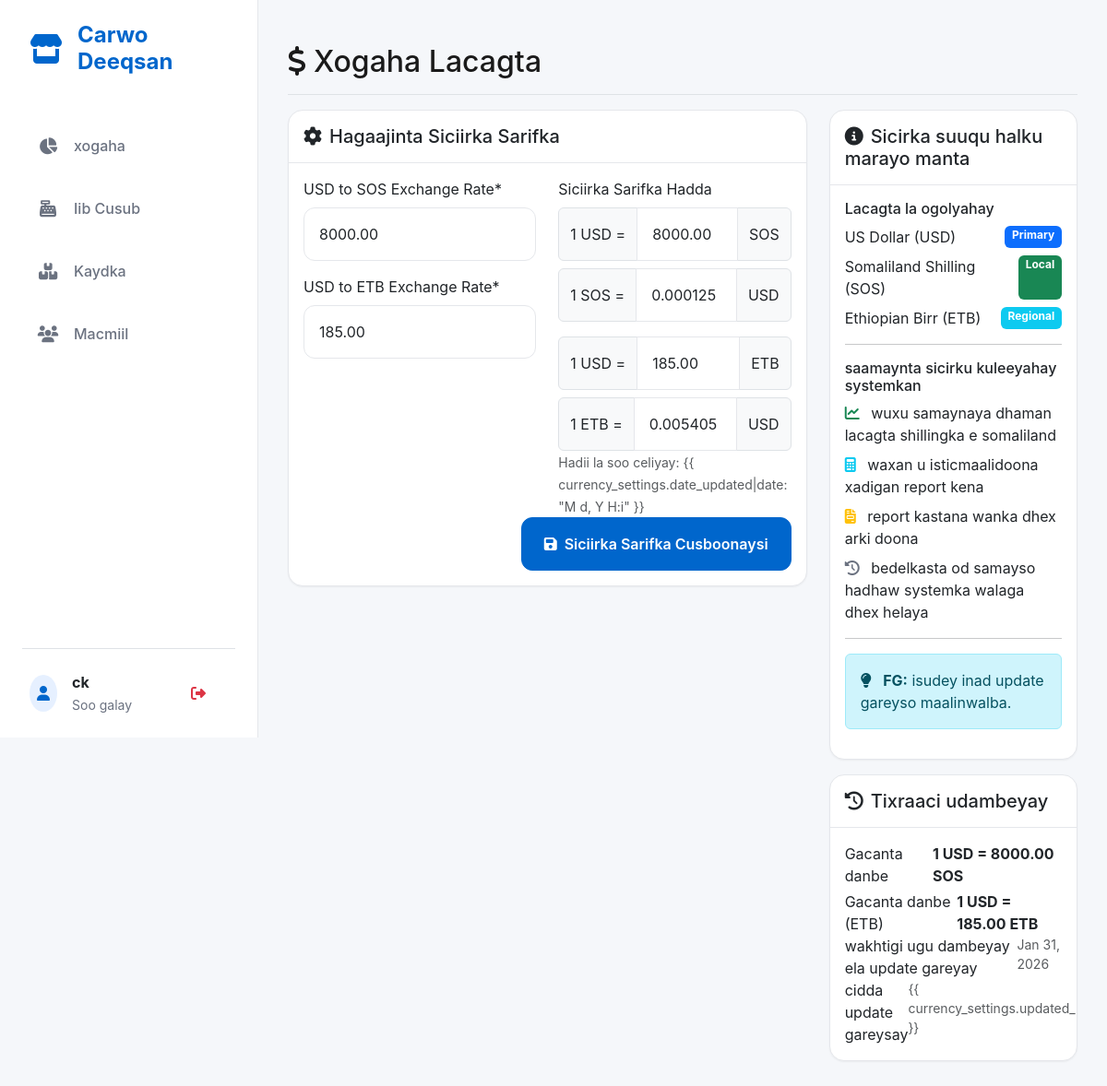
The page /currency-settings/ (signed in) on the database its author committed.
### core/models.py (models this page shows, shortened)
class User(AbstractUser):
    phone = models.CharField(max_length=15, blank=True, null=True)
    date_created = models.DateTimeField(auto_now_add=True)
    date_updated = models.DateTimeField(auto_now=True)
    class Meta:
        verbose_name = "Admin User"
        verbose_name_plural = "Admin Users"

class CurrencySettings(models.Model):
    usd_to_sos_rate = models.DecimalField(
        max_digits=10,
        decimal_places=2,
        default=8000.00,
        verbose_name="USD to SOS Exchange Rate"
    )
    sos_to_usd_rate = models.DecimalField(
        max_digits=10,
        decimal_places=6,
        default=0.000125,
        verbose_name="SOS to USD Exchange Rate"
    )
    usd_to_etb_rate = models.DecimalField(
        max_digits=10,
        decimal_places=2,
        default=100.00,
        verbose_name="USD to ETB Exchange Rate"
    )
    etb_to_usd_rate = models.DecimalField(
        max_digits=10,
        decimal_places=6,
        default=0.01,
        verbose_name="ETB to USD Exchange Rate"
    )
    date_updated = models.DateTimeField(auto_now=True)
    updated_by = models.ForeignKey(User, on_delete=models.SET_NULL, null=True)
    class Meta:
        verbose_name = "Currency Setting"
        verbose_name_plural = "Currency Settings"

### core/views.py (the view)
# urls.py: path('currency-settings/', views.currency_settings_view, name='currency_settings'),
@superuser_required
def currency_settings_view(request):
    currency_settings = CurrencySettings.objects.first()
    if request.method == 'POST':
        form = CurrencySettingsForm(request.POST, instance=currency_settings)
        if form.is_valid():
            settings = form.save(commit=False)
            settings.updated_by = request.user
            settings.save()
            log_audit_action(
                request.user, 'CURRENCY_UPDATED', 'CurrencySettings', settings.id,
                f'Updated exchange rate to {settings.usd_to_sos_rate}',
                request.META.get('REMOTE_ADDR')
            )
            messages.success(request, 'Currency settings updated successfully!')
            return redirect('core:currency_settings')
    else:
        form = CurrencySettingsForm(instance=currency_settings)
    context = {
        'form': form,
        'currency_settings': currency_settings,
    }
    return render(request, 'core/currency_settings.html', context)

### core/forms.py (shortened to what this page needs)
class CurrencySettingsForm(forms.ModelForm):
    class Meta:
        model = CurrencySettings
        fields = ['usd_to_sos_rate', 'usd_to_etb_rate']
        widgets = {
            'usd_to_sos_rate': forms.NumberInput(attrs={
                'step': '0.01',
                'min': '0.01',
                'class': 'form-control',
                'placeholder': '8000.00'
            }),
            'usd_to_etb_rate': forms.NumberInput(attrs={
                'step': '0.01',
                'min': '0.01',
                'class': 'form-control',
                'placeholder': '100.00'
            })
        }

### core/permissions_policy.py (called while the page is built)
    def process_response(self, request, response):
        existing = response.get('Permissions-Policy')
        policy = "camera=(self)"
        if existing:
            if 'camera=' not in existing:
                response['Permissions-Policy'] = f"{existing}, {policy}"
        else:
            response['Permissions-Policy'] = policy
        return response

### core/views.py (called while the page is built)
def superuser_required(view_func):
    @wraps(view_func)
    def _wrapped_view(request, *args, **kwargs):
        if not request.user.is_authenticated:
            messages.error(request, "Authentication required.")
            return redirect('admin:login')
        if not request.user.is_superuser:
            messages.error(request, "Superuser privileges required.")
            return redirect('core:dashboard')
        return view_func(request, *args, **kwargs)
    return _wrapped_view

### core/templates/core/currency_settings.html (shortened to what this page needs)
{% extends 'core/base.html' %}
{% load crispy_forms_tags %}
{% block content %}
<div class="d-flex justify-content-between flex-wrap flex-md-nowrap align-items-center pt-3 pb-2 mb-3 border-bottom">
    <h1 class="h2">
        <i class="fas fa-dollar-sign me-2"></i>Xogaha Lacagta
    </h1>
</div>
<div class="row">
    <div class="col-lg-8">
        <div class="card">
            <div class="card-header">
                <h5 class="card-title mb-0">
                    <i class="fas fa-cog me-2"></i>Hagaajinta Siciirka Sarifka
                </h5>
            </div>
            <div class="card-body">
                <form method="post">
                    <div class="row">
                        <div class="col-md-6">
                            {{ form.usd_to_sos_rate|as_crispy_field }}
                            {{ form.usd_to_etb_rate|as_crispy_field }}
                        </div>
                        <div class="col-md-6">
                            <div class="form-group">
                                <label class="form-label">Siciirka Sarifka Hadda</label>
                                <div class="input-group mb-2">
                                    <span class="input-group-text">1 USD =</span>
                                    <input type="text" class="form-control"
                                        value="{{ currency_settings.usd_to_sos_rate|floatformat:2 }}" readonly>
                                    <span class="input-group-text">SOS</span>
                                </div>
                                <div class="input-group">
                                    <span class="input-group-text">1 SOS =</span>
                                    <input type="text" class="form-control"
                                        value="{{ currency_settings.sos_to_usd_rate|floatformat:6 }}" readonly>
                                    <span class="input-group-text">USD</span>
                                </div>
                                <div class="input-group mb-2 mt-3">
                                    <span class="input-group-text">1 USD =</span>
                                    <input type="text" class="form-control"
                                        value="{{ currency_settings.usd_to_etb_rate|floatformat:2 }}" readonly>
                                    <span class="input-group-text">ETB</span>
                                </div>
                                <div class="input-group">
                                    <span class="input-group-text">1 ETB =</span>
                                    <input type="text" class="form-control"
                                        value="{{ currency_settings.etb_to_usd_rate|floatformat:6 }}" readonly>
                                    <span class="input-group-text">USD</span>
                                </div>
                                <small class="form-text text-muted">Hadii la soo celiyay: {{
                                    currency_settings.date_updated|date:"M d, Y H:i" }}</small>
                            </div>
                        </div>
                    </div>
                    <div class="d-grid gap-2 d-md-flex justify-content-md-end">
                        <button type="submit" class="btn btn-primary">
                            <i class="fas fa-save me-2"></i>Siciirka Sarifka Cusboonaysi
                        </button>
                    </div>
                </form>
            </div>
        </div>
    </div>
    <div class="col-lg-4">
        <div class="card">
            <div class="card-header">
                <h5 class="card-title mb-0">
                    <i class="fas fa-info-circle me-2"></i>Sicirka suuqu halku marayo manta
                </h5>
            </div>
            <div class="card-body">
                <div class="mb-3">
                    <h6>Lacagta la ogolyahay</h6>
                    <div class="d-flex justify-content-between mb-2">
                        <span>US Dollar (USD)</span>
                        <span class="badge bg-primary">Primary</span>
                    </div>
                    <div class="d-flex justify-content-between">
                        <span>Somaliland Shilling (SOS)</span>
                        <span class="badge bg-success">Local</span>
                    </div>
                    <div class="d-flex justify-content-between mt-2">
                        <span>Ethiopian Birr (ETB)</span>
                        <span class="badge bg-info">Regional</span>
                    </div>
                </div>
                <hr>
                <div class="mb-3">
                    <h6>saamaynta sicirku kuleeyahay systemkan</h6>
                    <ul class="list-unstyled">
                        <li class="mb-2">
                            <i class="fas fa-chart-line text-success me-2"></i>
                            wuxu samaynaya dhaman lacagta shillingka e somaliland
                        </li>
                        <li class="mb-2">
                            <i class="fas fa-calculator text-info me-2"></i>
                            waxan u isticmaalidoona xadigan report kena
                        </li>
                        <li class="mb-2">
                            <i class="fas fa-file-invoice text-warning me-2"></i>
                            report kastana wanka dhex arki doona
                        </li>
                        <li>
                            <i class="fas fa-history text-secondary me-2"></i>
                            bedelkasta od samayso hadhaw systemka walaga dhex helaya
                        </li>
                    </ul>
                </div>
                <hr>
                <div class="alert alert-info">
                    <i class="fas fa-lightbulb me-2"></i>
                    <strong>FG:</strong> isudey inad update gareyso maalinwalba.
                </div>
            </div>
        </div>
        <div class="card mt-3">
            <div class="card-header">
                <h5 class="card-title mb-0">
                    <i class="fas fa-history me-2"></i>Tixraaci udambeyay
                </h5>
            </div>
            <div class="card-body">
                <div class="d-flex justify-content-between">
                    <span>Gacanta danbe</span>
                    <strong>1 USD = {{ currency_settings.usd_to_sos_rate|floatformat:2 }} SOS</strong>
                </div>
                <div class="d-flex justify-content-between mt-1">
                    <span>Gacanta danbe (ETB)</span>
                    <strong>1 USD = {{ currency_settings.usd_to_etb_rate|floatformat:2 }} ETB</strong>
                </div>
                <div class="d-flex justify-content-between">
                    <span>wakhtigi ugu dambeyay ela update gareyay</span>
                    <small class="text-muted">{{ currency_settings.date_updated|date:"M d, Y" }}</small>
                </div>
                {% if currency_settings.updated_by %}
                <div class="d-flex justify-content-between">
                    <span>cidda update gareysay</span>
                    <small class="text-muted">{{
                        currency_settings.updated_by.get_full_name|default:currency_settings.updated_by.username
                        }}</small>
                </div>
                {% endif %}
            </div>
        </div>
    </div>
</div>
{% endblock %}

### core/templates/core/base.html (shortened to what this page needs)
<!DOCTYPE html>
<html lang="so">
<head>
    <link href="https://cdn.jsdelivr.net/npm/bootstrap@5.3.0/dist/css/bootstrap.min.css" rel="stylesheet">
    <link rel="stylesheet" href="https://cdnjs.cloudflare.com/ajax/libs/font-awesome/6.4.0/css/all.min.css">
    <link rel="stylesheet" href="https://cdnjs.cloudflare.com/ajax/libs/animate.css/4.1.1/animate.min.css" />
</head>
<body>
    <div class="app-shell">
        <nav class="desktop-sidebar">
            <div class="mb-5 px-2">
                <a href="{% url 'core:dashboard' %}"
                    class="d-flex align-items-center text-primary text-decoration-none">
                    <i class="fas fa-store fa-2x me-3"></i>
                    <span class="h4 mb-0 fw-bold">Carwo Deeqsan</span>
                </a>
            </div>
            <div class="d-flex flex-column gap-2 flex-grow-1">
                <a href="{% url 'core:dashboard' %}"
                    class="nav-item {% if request.resolver_match.url_name == 'dashboard' %}active{% endif %}">
                    <i class="fas fa-chart-pie"></i> xogaha
                </a>
                {% if user.is_superuser or user.can_sell %}
                <a href="{% url 'core:create_sale' %}"
                    class="nav-item {% if request.resolver_match.url_name == 'create_sale' %}active{% endif %}">
                    <i class="fas fa-cash-register"></i> Iib Cusub
                </a>
                {% endif %}
                {% if user.is_superuser or user.can_restock %}
                <a href="{% url 'core:inventory_list' %}"
                    class="nav-item {% if request.resolver_match.url_name == 'inventory_list' %}active{% endif %}">
                    <i class="fas fa-boxes"></i> Kaydka
                </a>
                {% endif %}
                <a href="{% url 'core:customers_list' %}"
                    class="nav-item {% if request.resolver_match.url_name == 'customers_list' %}active{% endif %}">
                    <i class="fas fa-users"></i> Macmiil
                </a>
            </div>
            <div class="mt-auto pt-4 border-top">
                <div class="d-flex align-items-center justify-content-between px-2">
                    <div class="d-flex align-items-center">
                        <div class="bg-primary bg-opacity-10 text-primary rounded-circle p-2 me-3"><i
                                class="fas fa-user"></i></div>
                        <div>
                            <div class="fw-bold text-dark">{{ user.get_full_name|default:user.username }}</div>
                            <small class="text-secondary">Soo galay</small>
                        </div>
                    </div>
                    <form method="post" action="{% url 'logout' %}">{% csrf_token %}<button type="submit"
                            class="btn btn-sm btn-outline-danger border-0"><i class="fas fa-sign-out-alt"></i></button>
                    </form>
                </div>
            </div>
        </nav>
        <main class="main-content">
            {% block content %}{% endblock %}
        </main>
    </div>
</body>
</html>

### rows shown on the page
User: get_full_name "ck"
CurrencySettings: usd_to_sos_rate "8000.00", usd_to_etb_rate "185.00", sos_to_usd_rate "0.000125", etb_to_usd_rate "0.005405", date_updated "Jan 31, 2026"
